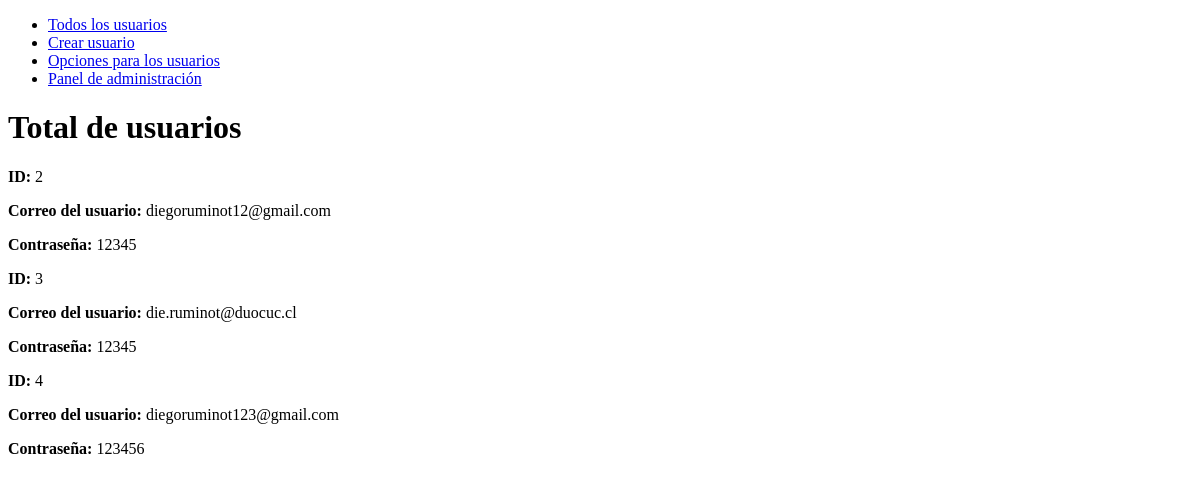
The app's page /usuarios/usuarios_totales/, older data.
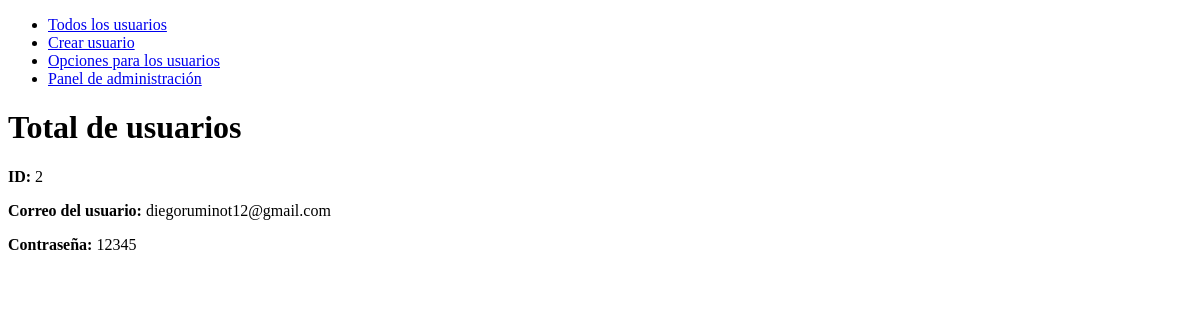
The same page, newer data.
### pagina_clientes/models.py (models this page shows, shortened)
class Usuario(models.Model):
    id_usuario = models.AutoField(primary_key=True)
    correo_usuario = models.CharField(max_length=50, null=False)
    contrasena_usuario = models.CharField(max_length=30, null=False)

### administrador/views.py (the view)
# urls.py: path('usuarios/usuarios_totales/',views.usuarios_totales,name="usuarios_totales"),
def usuarios_totales(request):
    usuario = Usuario.objects.all()
    context = {'usuario':usuario}
    return render(request, 'html/usuarios/usuarios_totales.html',context)

### administrador/templates/html/usuarios/usuarios_totales.html (shortened to what this page needs)
{% load static %}
<!DOCTYPE html>
<html lang="en">
<head>
    <link rel="stylesheet" href="">
</head>
<body>
    <nav>
        <ul>
            <li><a href="{% url 'usuarios_totales' %}">Todos los usuarios</a></li>
            <li><a href="{% url 'crear_usuario' %}">Crear usuario</a></li>
            <li><a href="{% url 'opciones_usuarios' %}">Opciones para los usuarios</a></li>
            <li><a href="{% url 'panel_administracion' %}">Panel de administración</a></li>
        </ul>
    </nav>
    <h1>Total de usuarios</h1>
    {% for user in usuario %}
    <div class="admin-box">
        <p><strong>ID:</strong> {{ user.id_usuario }}</p>
        <p><strong>Correo del usuario:</strong> {{ user.correo_usuario }}</p>
        <p><strong>Contraseña:</strong> {{ user.contrasena_usuario }}</p>
    </div>
    {% endfor %}
</body>

Row changes from the older to the newer data that the page shows:
removed Usuario: id_usuario "3", correo_usuario "die.ruminot@duocuc.cl", contrasena_usuario "12345"
removed Usuario: id_usuario "4", correo_usuario "diegoruminot123@gmail.com", contrasena_usuario "123456"
